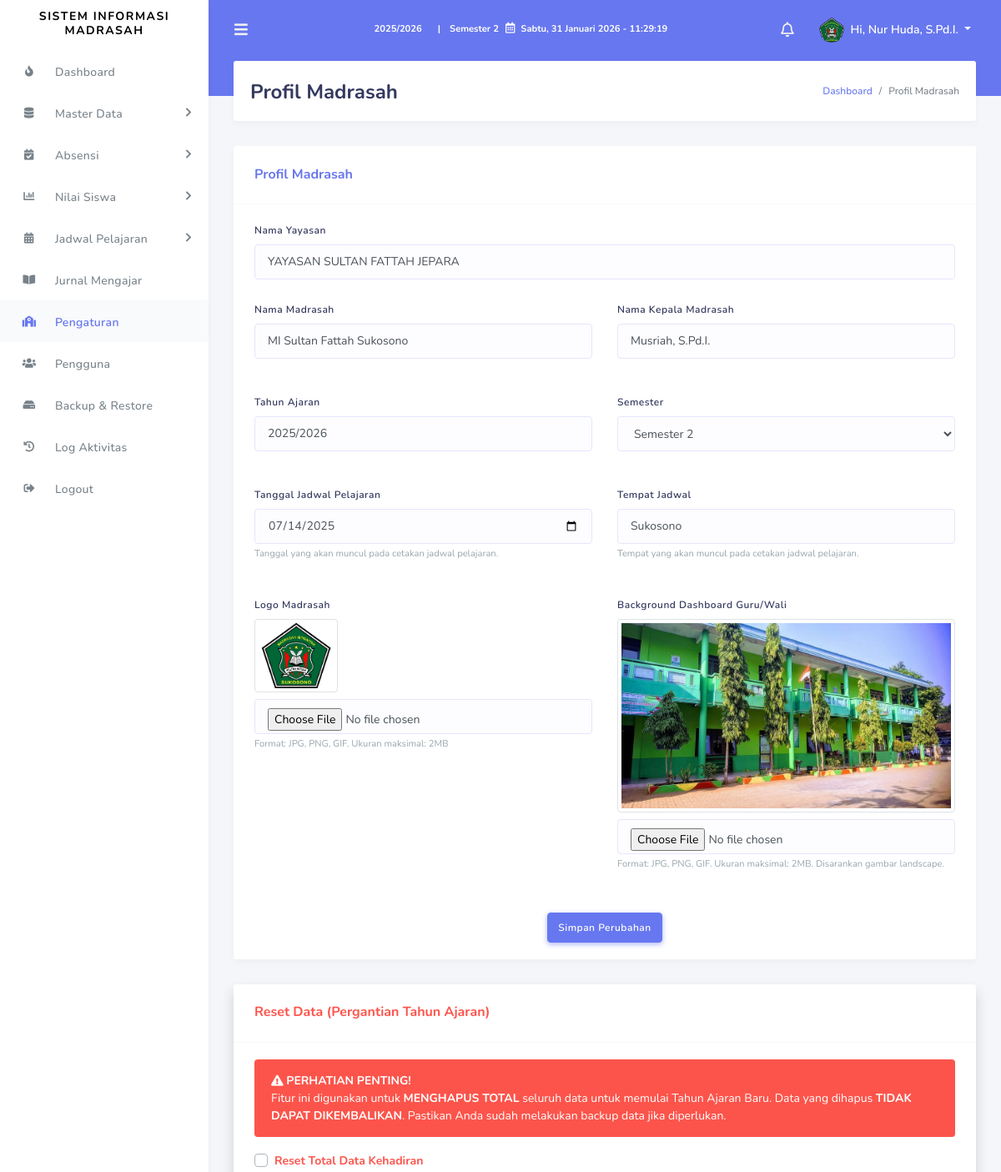
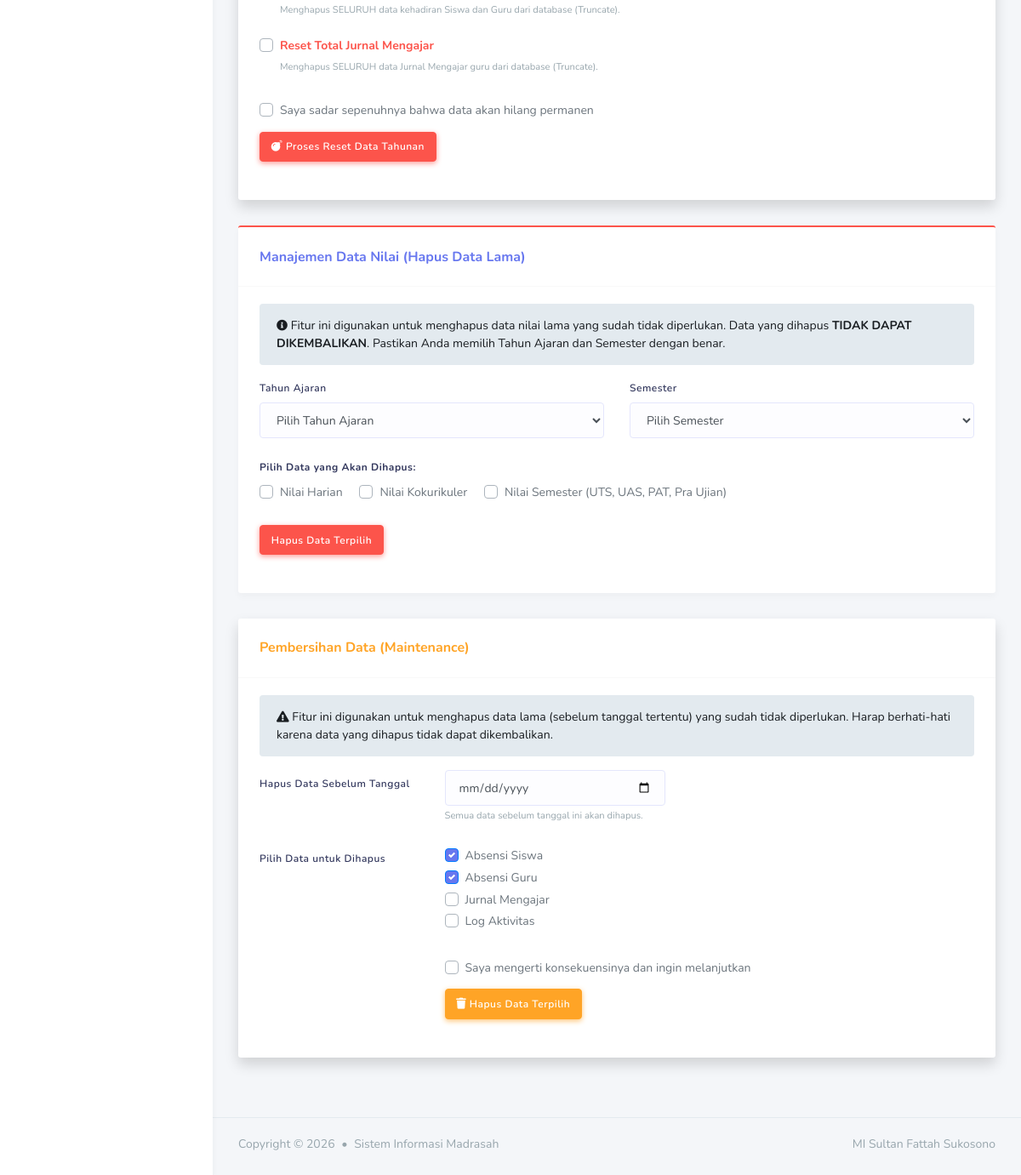
Page /admin/profil_madrasah.php (signed in) on the committed database (2 pictures, top to bottom).
### tables this page shows
CREATE TABLE `tb_profil_madrasah` (
  `id` int NOT NULL AUTO_INCREMENT,
  `nama_yayasan` varchar(255) DEFAULT 'YAYASAN PENDIDIKAN ISLAM',
  `nama_madrasah` varchar(200) NOT NULL,
  `kepala_madrasah` varchar(100) DEFAULT NULL,
  `tahun_ajaran` varchar(20) DEFAULT NULL,
  `semester` enum('Semester 1','Semester 2') DEFAULT NULL,
  `logo` varchar(100) DEFAULT NULL,
  `dashboard_hero_image` varchar(255) DEFAULT NULL,
  `tanggal_jadwal` date DEFAULT NULL,
  `tempat_jadwal` varchar(100) DEFAULT NULL,
  PRIMARY KEY (`id`)
);

CREATE TABLE `tb_pengguna` (
  `id_pengguna` int NOT NULL AUTO_INCREMENT,
  `username` varchar(50) NOT NULL,
  `email` varchar(100) DEFAULT NULL,
  `nama` varchar(100) NOT NULL DEFAULT '',
  `password` varchar(255) NOT NULL,
  `level` enum('admin','guru','wali','kepala_madrasah','tata_usaha') NOT NULL DEFAULT 'guru',
  `id_guru` int DEFAULT NULL,
  `foto` varchar(255) DEFAULT NULL,
  PRIMARY KEY (`id_pengguna`),
  KEY `id_guru` (`id_guru`),
  CONSTRAINT `tb_pengguna_ibfk_1` FOREIGN KEY (`id_guru`) REFERENCES `tb_guru` (`id_guru`) ON DELETE SET NULL ON UPDATE CASCADE
);

### admin/profil_madrasah.php (the view, shortened to what the rows shown need)
<?php
require_once '../config/database.php';
require_once '../config/functions.php';
include '../templates/header.php';
include '../templates/sidebar.php';
?>
            <div class="main-content">
                <section class="section">
                    <div class="section-header">
                        <h1>Profil Madrasah</h1>
                    </div>
                    <div class="row">
                        <div class="col-12">
                            <div class="card">
                                <div class="card-body">
                                    <form method="POST" action="" enctype="multipart/form-data">
                                        <div class="row">
                                            <div class="col-12">
                                                <div class="form-group">
                                                    <label>Nama Yayasan</label>
                                                    <input type="text" class="form-control" name="nama_yayasan" value="<?php echo htmlspecialchars($school_profile['nama_yayasan'] ?? 'YAYASAN PENDIDIKAN ISLAM'); ?>" placeholder="Contoh: YAYASAN PENDIDIKAN ISLAM">
                                                </div>
                                            </div>
                                        </div>
                                        <div class="row">
                                            <div class="col-md-6">
                                                <div class="form-group">
                                                    <label>Nama Madrasah</label>
                                                    <input type="text" class="form-control" name="nama_madrasah" value="<?php echo htmlspecialchars($school_profile['nama_madrasah']); ?>" required>
                                                </div>
                                            </div>
                                            <div class="col-md-6">
                                                <div class="form-group">
                                                    <label>Nama Kepala Madrasah</label>
                                                    <input type="text" class="form-control" name="kepala_madrasah" value="<?php echo htmlspecialchars($school_profile['kepala_madrasah'] ?? ''); ?>" required>
                                                </div>
                                            </div>
                                        </div>
                                        <div class="row mt-3">
                                            <div class="col-md-6">
                                                <div class="form-group">
                                                    <label>Tahun Ajaran</label>
                                                    <input type="text" class="form-control" name="tahun_ajaran" value="<?php echo htmlspecialchars($school_profile['tahun_ajaran'] ?? ''); ?>" placeholder="Contoh: 2026/2027" required>
                                                </div>
                                            </div>
                                            <div class="col-md-6">
                                                <div class="form-group">
                                                    <label>Semester</label>
                                                    <select class="form-control" name="semester" required>
                                                        <option value="Semester 2" <?php echo (isset($school_profile['semester']) && $school_profile['semester'] == 'Semester 2') ? 'selected' : ''; ?>>Semester 2</option>
                                                    </select>
                                                </div>
                                            </div>
                                        </div>
                                        <div class="row mt-3">
                                            <div class="col-md-6">
                                                <div class="form-group">
                                                    <label>Tanggal Jadwal Pelajaran</label>
                                                    <input type="date" class="form-control" name="tanggal_jadwal" value="<?php echo htmlspecialchars($school_profile['tanggal_jadwal'] ?? ''); ?>">
                                                    <small class="text-muted">Tanggal yang akan muncul pada cetakan jadwal pelajaran.</small>
                                                </div>
                                            </div>
                                            <div class="col-md-6">
                                                <div class="form-group">
                                                    <label>Tempat Jadwal</label>
                                                    <input type="text" class="form-control" name="tempat_jadwal" value="<?php echo htmlspecialchars($school_profile['tempat_jadwal'] ?? ''); ?>" placeholder="Contoh: Jakarta">
                                                    <small class="text-muted">Tempat yang akan muncul pada cetakan jadwal pelajaran.</small>
                                                </div>
                                            </div>
                                        </div>
                                        <div class="row mt-3">
                                            <div class="col-md-6">
                                                <div class="form-group">
                                                    <div class="mb-2">
                                                        <?php if ($school_profile['logo']): ?>
                                                        <img src="../assets/img/<?php echo $school_profile['logo']; ?>" alt="Logo Madrasah" width="100" height="100" class="img-thumbnail">
                                                        <?php else: ?>
                                                        <p class="text-muted">Logo belum diupload</p>
                                                        <?php endif; ?>
                                                    </div>
                                                </div>
                                            </div>
                                            <div class="col-md-6">
                                                <div class="form-group">
                                                    <div class="mb-2">
                                                        <?php if (!empty($school_profile['dashboard_hero_image'])): ?>
                                                        <img src="../assets/img/<?php echo $school_profile['dashboard_hero_image']; ?>" alt="Hero Image" height="100" class="img-thumbnail" style="object-fit: cover; width: 100%;">
                                                        <?php else: ?>
                                                        <img src="../assets/img/unsplash/eberhard-grossgasteiger-1207565-unsplash.jpg" alt="Default Hero" height="100" class="img-thumbnail" style="object-fit: cover; width: 100%;">
                                                        <p class="text-muted small">Menggunakan gambar default</p>
                                                        <?php endif; ?>
                                                    </div>
                                                </div>
                                            </div>
                                        </div>
                                    </form>
                                </div>
                            </div>
                        </div>
                    </div>
                </section>
            </div>
<?php
include '../templates/footer.php';
?>

### templates/header.php (shortened to what the rows shown need)
<?php
require_once '../config/database.php';
require_once '../config/functions.php';
$school_profile = getSchoolProfile($pdo);
?>
<!DOCTYPE html>
<html lang="en">
<head>
    <link rel="stylesheet" href="https://stackpath.bootstrapcdn.com/bootstrap/4.3.1/css/bootstrap.min.css">
    <link rel="stylesheet" href="https://use.fontawesome.com/releases/v5.7.2/css/all.css">
    <link rel="stylesheet" href="../assets/css/style.css">
    <link rel="stylesheet" href="../assets/css/components.css">
    <link rel="stylesheet" href="../assets/css/modal_fix.css">
</head>
<body>
    <div id="app">
        <div class="main-wrapper">
            <nav class="navbar navbar-expand-lg main-navbar">
                <ul class="navbar-nav mr-auto">
                    <li class="nav-item d-none d-lg-flex align-items-center">
                        <div class="text-white small font-weight-bold">
                            <span class="mr-2"><?php echo htmlspecialchars($school_profile['tahun_ajaran'] ?? '-'); ?></span>
                            <span class="mx-2">|</span>
                            <span><?php echo htmlspecialchars($school_profile['semester'] ?? '-'); ?></span>
                        </div>
                    </li>
                </ul>
                <ul class="navbar-nav navbar-right">
                    <li class="dropdown d-none d-lg-block">
                        <?php
                        $user_level = getUserLevel();
                        if ($user_level === 'guru' || $user_level === 'wali') {
                            $current_user = null;
                            $display_name = '';
                            if (isset($_SESSION['nama_guru']) && !empty($_SESSION['nama_guru'])) {
                                $teacher_stmt = $pdo->prepare("SELECT * FROM tb_guru WHERE nama_guru = ?");
                                $teacher_stmt->execute([$_SESSION['nama_guru']]);
                                $current_user = $teacher_stmt->fetch(PDO::FETCH_ASSOC);
                                $display_name = $_SESSION['nama_guru'];
                            }
                            if (!$current_user && isset($_SESSION['user_id'])) {
                                $teacher_stmt = $pdo->prepare("SELECT * FROM tb_guru WHERE id_guru = ?");
                                $teacher_stmt->execute([$_SESSION['user_id']]);
                                $current_user = $teacher_stmt->fetch(PDO::FETCH_ASSOC);
                                if ($current_user) {
                                    $display_name = $current_user['nama_guru'];
                                }
                            }
                            if (!$current_user && isset($_SESSION['username'])) {
                                $teacher_stmt = $pdo->prepare("SELECT * FROM tb_guru WHERE nuptk = ?");
                                $teacher_stmt->execute([$_SESSION['username']]);
                                $current_user = $teacher_stmt->fetch(PDO::FETCH_ASSOC);
                                if ($current_user) {
                                    $display_name = $current_user['nama_guru'];
                                }
                            }
                            if (empty($display_name)) {
                                $display_name = $_SESSION['nama_guru'] ?? $_SESSION['username'] ?? 'User';
                            }
                            $avatar_html = getTeacherAvatarImage($current_user ?? ['nama_guru' => $display_name], 30);
                        } elseif ($user_level === 'siswa') {
                            $display_name = $_SESSION['nama_siswa'] ?? $_SESSION['username'] ?? 'Siswa';
                            $avatar_html = '<img alt="image" src="../assets/img/avatar/avatar-1.png" class="rounded-circle mr-1">';
                        } else {
                            $user_stmt = $pdo->prepare("SELECT * FROM tb_pengguna WHERE username = ?");
                            $user_stmt->execute([$_SESSION['username']]);
                            $current_user = $user_stmt->fetch(PDO::FETCH_ASSOC);
                            $avatar_html = getUserAvatarImage($current_user ?? ['username' => $_SESSION['username']], 30);
                            $display_name = ($current_user && !empty($current_user['nama'])) ? $current_user['nama'] : $_SESSION['username'];
                        }
                        ?>
                        <a href="#" data-toggle="dropdown" class="nav-link dropdown-toggle nav-link-lg nav-link-user">
                            <?php echo $avatar_html; ?>
                            <div class="d-none d-lg-inline-block">Hi, <?php echo htmlspecialchars($display_name); ?></div>
                        </a>
                    </li>
                </ul>
            </nav>
            <?php include 'sidebar.php'; ?>

### config/functions.php (shortened to what the rows shown need)
<?php
function getSchoolProfile($pdo) {
    $stmt = $pdo->prepare("SELECT * FROM tb_profil_madrasah WHERE id = 1");
    $stmt->execute();
    $profile = $stmt->fetch(PDO::FETCH_ASSOC);
    return $profile;
}
function getUserAvatarImage($user, $size = 30) {
    $img_dir = '../assets/img/';
    $base_path = dirname(__DIR__) . '/assets/img/';
    if (is_array($user) && isset($user['foto']) && !empty($user['foto'])) {
        if (file_exists($base_path . $user['foto'])) {
            return '<img alt="image" src="' . $img_dir . $user['foto'] . '" class="rounded-circle mr-1" width="' . $size . '" style="object-fit: cover; height: ' . $size . 'px;">';
        }
    }
    $name = 'User';
    $initials_url = 'https://ui-avatars.com/api/?name=' . urlencode($name) . '&background=random&color=fff&size=128';
    return '<img alt="image" src="' . $initials_url . '" class="rounded-circle mr-1" width="' . $size . '" style="object-fit: cover; height: ' . $size . 'px;">';
}
?>

### templates/footer.php (shortened to what the rows shown need)
            <footer class="main-footer">
                <div class="footer-left">
                    Copyright &copy; <?php echo date('Y'); ?> <div class="bullet"></div> Sistem Informasi Madrasah
                </div>
                <div class="footer-right">
                    <?php echo $school_profile['nama_madrasah']; ?>
                </div>
            </footer>
</body>
</html>

### rows in the picture
tb_profil_madrasah: tahun_ajaran "2025/2026", semester "Semester 2", nama_yayasan "YAYASAN SULTAN FATTAH JEPARA", nama_madrasah "MI Sultan Fattah Sukosono", kepala_madrasah "Musriah, S.Pd.I.", tanggal_jadwal "07/14/2025", tempat_jadwal "Sukosono", logo (picture), dashboard_hero_image (picture)
tb_pengguna: foto (picture), nama "Nur Huda, S.Pd.I."

### other values in the picture
$item['title'] "Dashboard"
$item['title'] "Master Data"
$item['title'] "Absensi"
$item['title'] "Nilai Siswa"
$item['title'] "Jadwal Pelajaran"
$item['title'] "Jurnal Mengajar"
$item['title'] "Pengaturan"
$item['title'] "Pengguna"
$item['title'] "Backup & Restore"
$item['title'] "Log Aktivitas"
$item['title'] "Logout"
